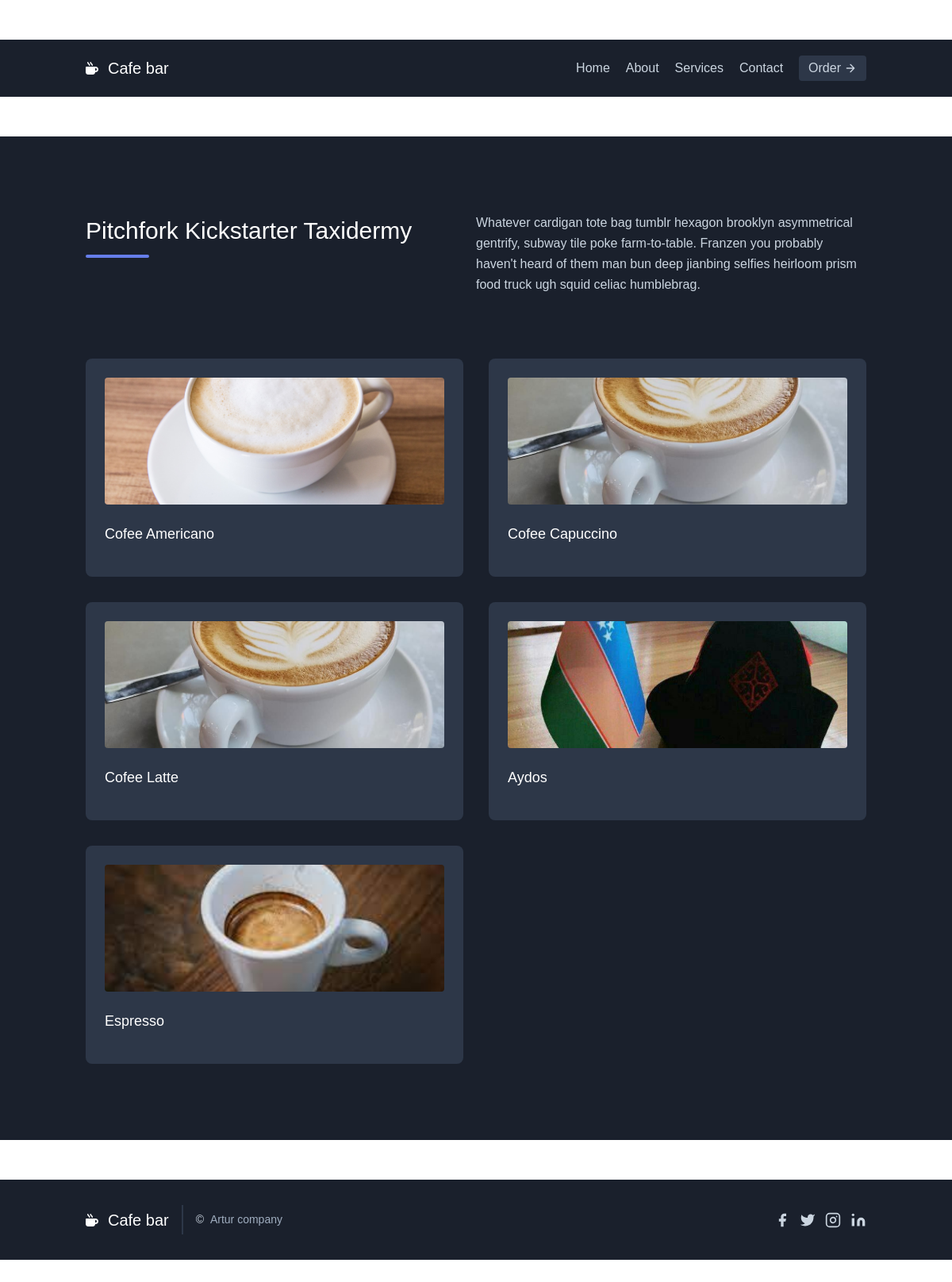
The page /about/ on the database its author committed.
### post/models.py (models this page shows, shortened)
class Post(models.Model):
    name = models.CharField(max_length=20, null=True, blank=True)
    text = models.TextField()
    image = models.ImageField(upload_to='post/%Y/%m/%d')
    price = models.DecimalField(max_digits=3, decimal_places=2, null=True, blank=True)
    like = models.BooleanField(default=False, null=True, blank=True)

### post/views.py (the view)
# urls.py: path('about/', views.aboutPage, name='about'),
def aboutPage(request):
    posts = Post.objects.all()
    context = {
        'posts': posts
    }
    return render(request, 'post/about.html', context)

### post/templates/post/about.html (shortened to what this page needs)
{% extends 'base.html' %}
{% block content %}
<section class="text-gray-400 body-font bg-gray-900">
    <div class="container px-5 py-24 mx-auto">
      <div class="flex flex-wrap w-full mb-20">
        <div class="lg:w-1/2 w-full mb-6 lg:mb-0">
          <h1 class="sm:text-3xl text-2xl font-medium title-font mb-2 text-white">Pitchfork Kickstarter Taxidermy</h1>
          <div class="h-1 w-20 bg-indigo-500 rounded"></div>
        </div>
        <p class="lg:w-1/2 w-full leading-relaxed text-gray-400 text-opacity-90">Whatever cardigan tote bag tumblr hexagon brooklyn asymmetrical gentrify, subway tile poke farm-to-table. Franzen you probably haven't heard of them man bun deep jianbing selfies heirloom prism food truck ugh squid celiac humblebrag.</p>
      </div>
      <div class="flex flex-wrap -m-4">
        {% for post in posts %}
          <div class="xl:w-1/4 md:w-1/2 p-4">
            <div class="bg-gray-800 bg-opacity-40 p-6 rounded-lg">
              <img class="h-40 rounded w-full object-cover object-center mb-6" src="{{ post.image.url }}" alt="content">
              <h2 class="text-lg text-white font-medium title-font mb-4">
                <a href="{% url 'about_detail' post.pk %}">
                  {{ post.name }}
                </a>
              </h2>
            </div>
          </div>
        {% endfor %}
      </div>
    </div>
</section>
{% endblock %}

### templates/base.html (shortened to what this page needs)
{% load static %}
<!DOCTYPE html>
<html lang="en">
<head>
    <link rel="stylesheet" href="{% static 'css/base.css' %}">
    <link href="https://unpkg.com/tailwindcss@^1.0/dist/tailwind.min.css" rel="stylesheet">
    <link rel="stylesheet" href="https://cdnjs.cloudflare.com/ajax/libs/font-awesome/6.4.0/css/all.min.css" />
</head>
<body>
    {% include 'header.html' %}
    {% block content %}
    {% endblock %}
    {% include 'footer.html' %}
</body>
</html>

### templates/header.html
<header class="text-gray-400 bg-gray-900 body-font">
    <div class="container mx-auto flex flex-wrap p-5 flex-col md:flex-row items-center">
      <a class="flex title-font font-medium items-center text-white mb-4 md:mb-0">
        <i class="fa-solid fa-mug-hot"></i>
        <span class="ml-3 text-xl">Cafe bar</span>
      </a>
      <nav class="md:ml-auto flex flex-wrap items-center text-base justify-center">
        <a class="mr-5 hover:text-white" href="{% url 'home' %}">Home</a>
        <a class="mr-5 hover:text-white" href="{% url 'about' %}">About</a>
        <a class="mr-5 hover:text-white" href="{% url 'services' %}">Services</a>
        <a class="mr-5 hover:text-white" href="{% url 'contact' %}">Contact</a>
      </nav>
      <button class="inline-flex items-center bg-gray-800 border-0 py-1 px-3 focus:outline-none hover:bg-gray-700 rounded text-base mt-4 md:mt-0">Order
        <svg fill="none" stroke="currentColor" stroke-linecap="round" stroke-linejoin="round" stroke-width="2" class="w-4 h-4 ml-1" viewBox="0 0 24 24">
          <path d="M5 12h14M12 5l7 7-7 7"></path>
        </svg>
      </button>
    </div>
</header>

### templates/footer.html
<footer class="text-gray-400 bg-gray-900 body-font">
    <div class="container px-5 py-8 mx-auto flex items-center sm:flex-row flex-col">
      <a class="flex title-font font-medium items-center md:justify-start justify-center text-white">
        <i class="fa-solid fa-mug-hot"></i>
        <span class="ml-3 text-xl">Cafe bar</span>
      </a>
      <p class="text-sm text-gray-400 sm:ml-4 sm:pl-4 sm:border-l-2 sm:border-gray-800 sm:py-2 sm:mt-0 mt-4">&copy;
        <a href="https://twitter.com/knyttneve" class="text-gray-500 ml-1" target="_blank" rel="noopener noreferrer">Artur company</a>
      </p>
      <span class="inline-flex sm:ml-auto sm:mt-0 mt-4 justify-center sm:justify-start">
        <a class="text-gray-400">
          <svg fill="currentColor" stroke-linecap="round" stroke-linejoin="round" stroke-width="2" class="w-5 h-5" viewBox="0 0 24 24">
            <path d="M18 2h-3a5 5 0 00-5 5v3H7v4h3v8h4v-8h3l1-4h-4V7a1 1 0 011-1h3z"></path>
          </svg>
        </a>
        <a class="ml-3 text-gray-400">
          <svg fill="currentColor" stroke-linecap="round" stroke-linejoin="round" stroke-width="2" class="w-5 h-5" viewBox="0 0 24 24">
            <path d="M23 3a10.9 10.9 0 01-3.14 1.53 4.48 4.48 0 00-7.86 3v1A10.66 10.66 0 013 4s-4 9 5 13a11.64 11.64 0 01-7 2c9 5 20 0 20-11.5a4.5 4.5 0 00-.08-.83A7.72 7.72 0 0023 3z"></path>
          </svg>
        </a>
        <a class="ml-3 text-gray-400">
          <svg fill="none" stroke="currentColor" stroke-linecap="round" stroke-linejoin="round" stroke-width="2" class="w-5 h-5" viewBox="0 0 24 24">
            <rect width="20" height="20" x="2" y="2" rx="5" ry="5"></rect>
            <path d="M16 11.37A4 4 0 1112.63 8 4 4 0 0116 11.37zm1.5-4.87h.01"></path>
          </svg>
        </a>
        <a class="ml-3 text-gray-400">
          <svg fill="currentColor" stroke="currentColor" stroke-linecap="round" stroke-linejoin="round" stroke-width="0" class="w-5 h-5" viewBox="0 0 24 24">
            <path stroke="none" d="M16 8a6 6 0 016 6v7h-4v-7a2 2 0 00-2-2 2 2 0 00-2 2v7h-4v-7a6 6 0 016-6zM2 9h4v12H2z"></path>
            <circle cx="4" cy="4" r="2" stroke="none"></circle>
          </svg>
        </a>
      </span>
    </div>
</footer>

### static/css/base.css (style rules this page uses)
body { font-family: Verdana, Geneva, Tahoma, sans-serif; }
.container { margin: 50px; padding: 50px; }

### rows shown on the page
Post: image (picture), name "Cofee Americano"
Post: image (picture), name "Cofee Capuccino"
Post: image (picture), name "Cofee Latte"
Post: image (picture), name "Aydos"
Post: image (picture), name "Espresso"
